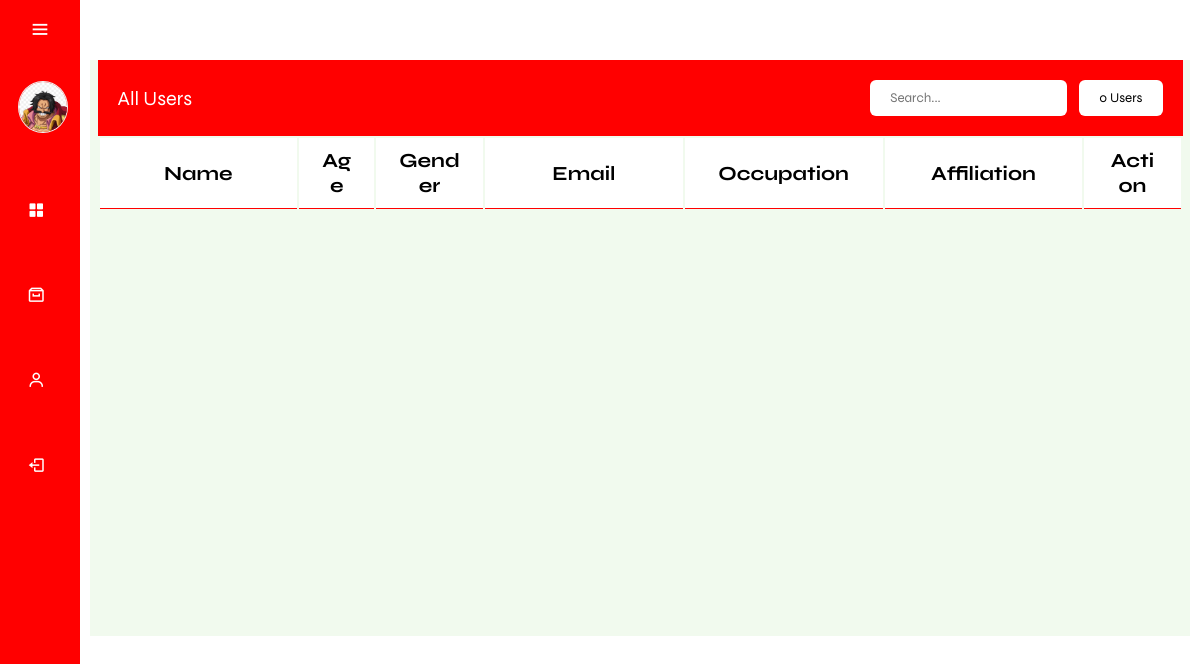
Page /admin/applyEvent.php (signed in) on the earlier database version.
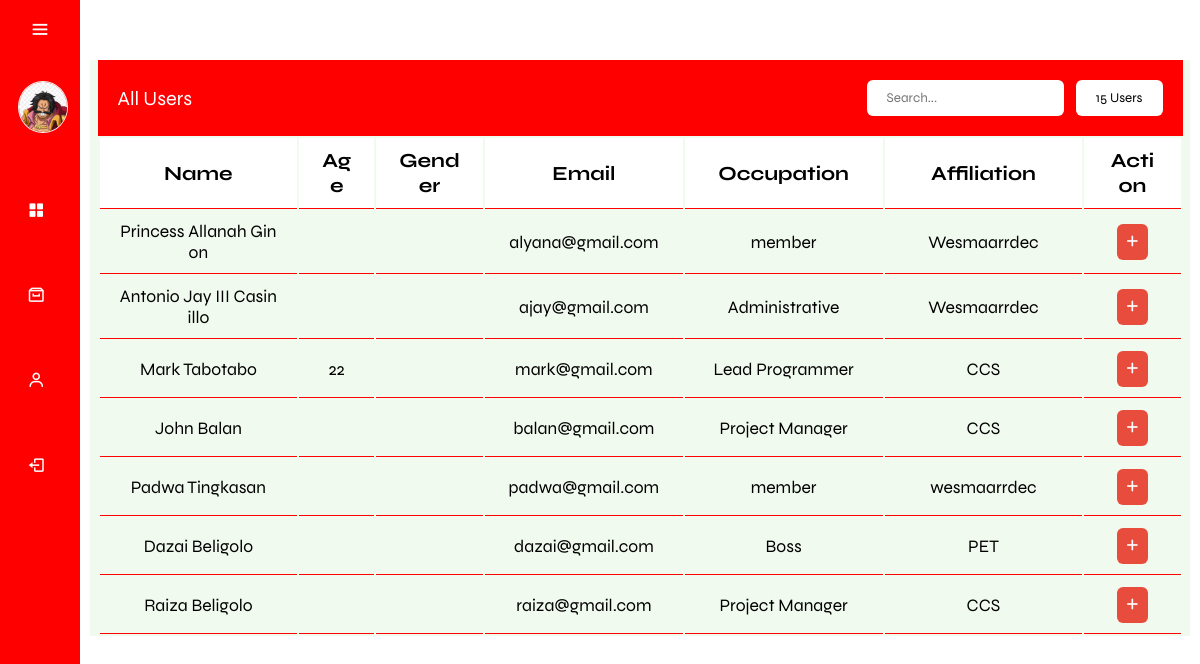
Same page on the later database version.
### tables this page shows
CREATE TABLE `user` (
  `UserID` int(15) NOT NULL,
  `LastName` varchar(50) NOT NULL,
  `FirstName` varchar(50) NOT NULL,
  `MI` varchar(2) NOT NULL,
  `Gender` varchar(50) NOT NULL,
  `Age` int(50) DEFAULT NULL,
  `Email` varchar(100) NOT NULL,
  `Password` varchar(255) NOT NULL,
  `ContactNo` varchar(15) NOT NULL,
  `Address` varchar(200) DEFAULT NULL,
  `Affiliation` varchar(50) NOT NULL,
  `Position` varchar(50) NOT NULL,
  `Image` varchar(250) DEFAULT NULL,
  `EducationalAttainment` varchar(200) DEFAULT NULL,
  `Role` varchar(50) NOT NULL
);

### function/F.addParticipant.php (called while the page is built, shortened)
<?php
require_once('../db.connection/connection.php');
function getAllUsers() {
    global $conn;
    $usersQuery = "SELECT * FROM user";
    $usersResult = mysqli_query($conn, $usersQuery);
    $users = mysqli_fetch_all($usersResult, MYSQLI_ASSOC);
    return $users;
}
$allUsers = getAllUsers();
function countUsers($conn) {
    $sql = "SELECT COUNT(*) AS totalUsers FROM user";
    $result = $conn->query($sql);
    if ($result && $result->num_rows > 0) {
        $row = $result->fetch_assoc();
        return $row['totalUsers'];
    } else {
        return 0;
    }
}
$totalUsersCount = countUsers($conn);
?>

### admin/applyEvent.php (the view, shortened to what the changed rows need)
<?php
include('../function/F.addParticipant.php');
?>
<!DOCTYPE html>
<html lang="en">
<head>
    <link href='https://unpkg.com/boxicons@2.1.4/css/boxicons.min.css' rel='stylesheet'>
    <link rel="stylesheet" href="css/main.css">
</head>
<body>
    <div class="main-content">
        <div class="containerr">
            <div class="tables container">
                <div class="table_header">
                    <div>
                        <input class="tb_input" placeholder="Search..." oninput="filterTable()">
                        <button class="add_new"> <?php echo $totalUsersCount; ?> Users</button>
                    </div>
                </div>
                <div class="table_section">
                    <div class="table_section">
                        <table id="userTable" class="tb_eco">
                            <thead class="tb_head">
                                <tr>
                                    <th>Name</th>
                                    <th style="width: 7%">Age</th>
                                    <th style="width: 10%">Gender</th>
                                    <th>Email</th>
                                    <th>Occupation</th>
                                    <th>Affiliation</th>
                                    <th style="width: 9%">Action</th>
                                </tr>
                            </thead>
                            <tbody>
                                <?php foreach ($allUsers as $user): ?>
                                    <tr>
                                        <td><?php echo $user['FirstName'] . ' ' . $user['LastName']; ?></td>
                                        <td><?php echo $user['Age']; ?></td>
                                        <td><?php echo $user['Gender']; ?></td>
                                        <td><?php echo $user['Email']; ?></td>
                                        <td><?php echo $user['Position']; ?></td>
                                        <td><?php echo $user['Affiliation']; ?></td>
                                        <td>
                                            <form class="confirmationForm" action="" method="post">
                                                <button type="button" class="confirmBtn action-button">
                                                    <i class="fa-solid fa-plus"></i>
                                                </button>
                                            </form>
                                        </td>
                                    </tr>
                                <?php endforeach; ?>
                            </tbody>
                        </table>
                    </div>
                </div>
            </div>
        </div>
    </div>
</body>
</html>

Differences in the rows shown:
added user: FirstName "Princess Allanah", LastName "Ginon", Email "alyana@gmail.com", Position "member", Affiliation "Wesmaarrdec"
added user: FirstName "Antonio Jay III", LastName "Casinillo", Email "ajay@gmail.com", Position "Administrative", Affiliation "Wesmaarrdec"
added user: FirstName "Mark", LastName "Tabotabo", Age "22", Email "mark@gmail.com", Position "Lead Programmer", Affiliation "CCS"
added user: FirstName "John", LastName "Balan", Email "balan@gmail.com", Position "Project Manager", Affiliation "CCS"
added user: FirstName "Padwa", LastName "Tingkasan", Email "padwa@gmail.com", Position "member", Affiliation "wesmaarrdec"
added user: FirstName "Dazai", LastName "Beligolo", Email "dazai@gmail.com", Position "Boss", Affiliation "PET"
added user: FirstName "Raiza", LastName "Beligolo", Email "raiza@gmail.com", Position "Project Manager", Affiliation "CCS"
Other differences:
$totalUsersCount: "0" → "15"
